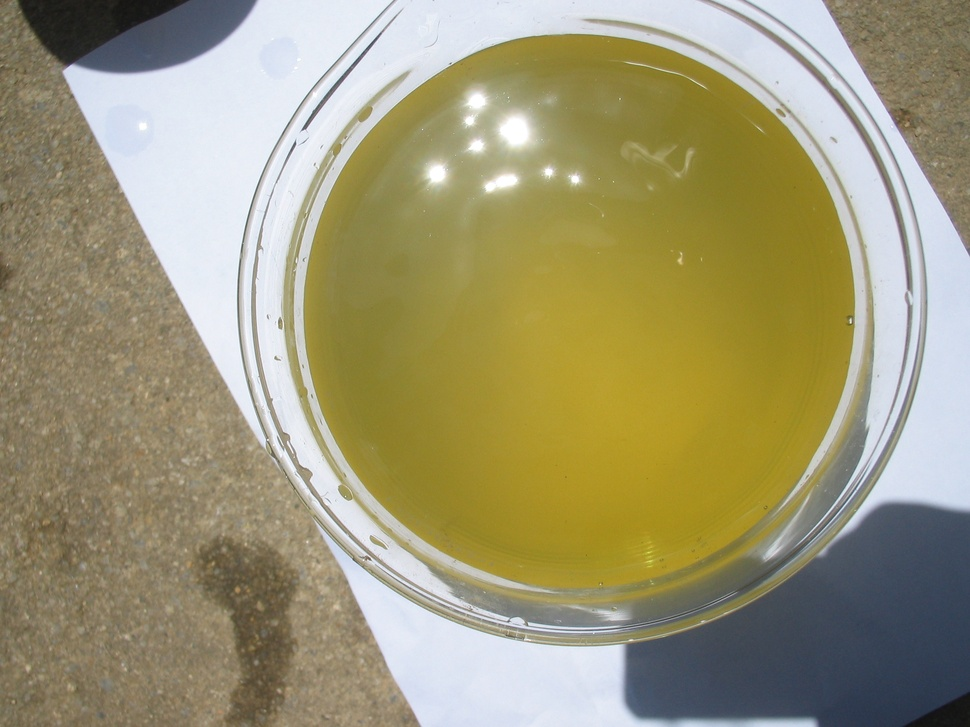
#> input picture chapter9/demo/data/images/1_10.jpg, 970 x 727 px, shrunk from 2272 x 1704 before the run, found by its file name; its folder holds only this picture in this run
$ python 1-dataPreprocessing.py
#> lines starting #> are read from the running program, lines starting #| are printed output that depends on the picture; after the words box and inside, x2 and y2 are one past the last pixel; in counts of white or black regions, pixels touching at a corner belong together
#!/usr/bin/env python
# -*- encoding: utf-8 -*-

# @Author  :  Hou

# 此小节是进行数据预处理
# step1 图像切割
# step2 特征提取: 常用直方图法、颜色矩，此代码用的是颜色矩方法
from __future__ import division
from PIL import Image
import cv2
import numpy as np
import os
from pandas import DataFrame
import pandas as pd

# 获取当前工作目录及子目录下所有图片文件的绝对路径，包含其所有子文件夹中的图片
def getimgdir(imgfilename):
    imgdirs = []
    imgTypes = [".png", ".jpg", ".bmp"]
    if imgfilename:
        presentfiles = imgfilename
    else:
        presentfiles = os.getcwd()  # 获得当前工作目录

    for root, dirs, files in os.walk("."):
        r = root[2:]
        for afile in files:
            if r != '':
                ffile = presentfiles + "\\" + r + "\\" + afile
            else:
                ffile = presentfiles + "\\" + afile

            if ffile[ffile.rindex("."):].lower() in imgTypes:
                imgdirs.append(ffile)
    return imgdirs

# 获取当前工作目录及子目录下所有图片文件的绝对路径 # 不包含下层文件夹中的图片
def getimgdir_designed(imgfilename):
#> called with imgfilename = '../data/images'
    if os.path.exists(imgfilename)== False:# 若指定的文件夹不存在，则提示！
        print('你设定的指定文件夹不存在！')
        return None
    imgdirs = []
    category = []
    number = []
    imgTypes = [".png", ".jpg", ".bmp"]
    presentfiles = imgfilename#获得当前工作目录
    recursion = 0  # 控制递归深度，只递归当前目录
    for root, dirs, files in os.walk(presentfiles):
        for afile in files:
            print('afile：', afile)
            ffile = presentfiles + "\\" + afile
            aaa = afile.split('_')
            category.append(aaa[0])
            number.append(aaa[1].split('.')[0])
            print('leibie=',category)
            print('number=', number)
            if ffile[ffile.rindex("."):].lower() in imgTypes:
                imgdirs.append(ffile)
        if (not recursion):
            break
    return imgdirs, category, number

'''将图片切割成（2*halfw）*（2*halfh）像素的文件，并返回切割后的文件的绝对路径
src是待切割的文件的绝对路径，halfw是切割后图片的宽度的一半,
halfh是切割后图片的长度的一半，dstpath是切割后图片的保存路径
注意：在切割图片时，要先确保要处理的图片中央位置是有效图片，若不是，则需要进行图片处理'''
def splitimage(src, halfw, halfh, dstpath):
#> called with src = '../data/images\\1_10.jpg', halfw = 50, halfh = 50, dstpath = '../data/pic_cut'
    img = Image.open(src)
#> img is the input picture: PIL image 970x727 RGB; mean R, G, B 157.5, 151, 117.1
    w, h = img.size
#> w = 970; h = 727

    s = os.path.split(src)
    if dstpath == '':
        dstpath = s[0]
    fn = s[1].split('.')
    basename = fn[0]
    ext = fn[-1]

    box = (h // 2 - halfh, w // 2 - halfw, h // 2 + halfh, w // 2 + halfw)
#> box = (313, 435, 413, 535)
    pic_cut_name = os.path.join(dstpath, basename + '_cut' + '.' + ext)
    img.crop(box).save(pic_cut_name)
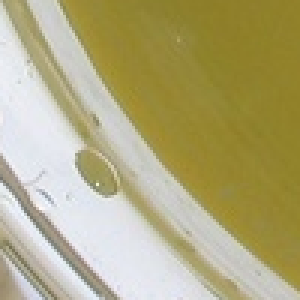
#> saved as 1_10_cut.jpg: PIL image 100x100 RGB (shown 3 times larger); mean R, G, B 177.6, 170.1, 126.2
    return pic_cut_name

# 颜色矩方式进行特征提取
def color_moments(filename):

#> called with filename = '../data/pic_cut/images\\1_10_cut.jpg'
    img = cv2.imread(filename)
#> img: shape (100, 100, 3)
    if img is None:
        return
    # Convert BGR to HSV colorspace
    hsv = cv2.cvtColor(img, cv2.COLOR_BGR2HSV)
#> hsv: shape (100, 100, 3); mean H, S, V 43.4, 90.7, 179.5
    # Split the channels - h,s,v
    h, s, v = cv2.split(hsv)
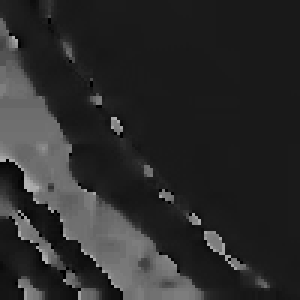
#> h: shape (100, 100) (shown 3 times larger); min 0, max 177, mean 43.4
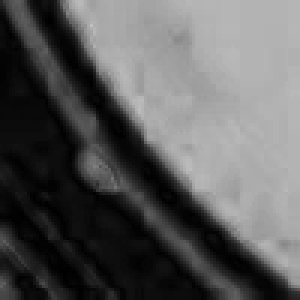
#> s: shape (100, 100) (shown 3 times larger); min 0, max 193, mean 90.7
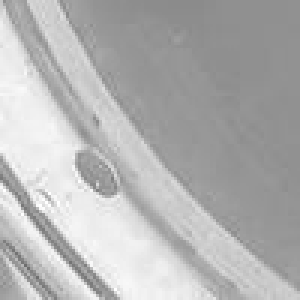
#> v: shape (100, 100) (shown 3 times larger); min 109, max 255, mean 179.5
    # 初始化颜色特征
    color_feature = []

    # 一阶中心矩求解 sum(x)/N = mean  ---均值
    h_mean = np.mean(h)  # np.sum(h)/float(N)
#> h_mean = 43.35
    s_mean = np.mean(s)  # np.sum(s)/float(N)
#> s_mean = 90.65
    v_mean = np.mean(v)  # np.sum(v)/float(N)
#> v_mean = 179.5
    color_feature.extend([h_mean, s_mean, v_mean])
    # 二阶中心矩求解 (sum(x-mean)/N)**(1/2) = std ---方差
    h_std = np.std(h)  # np.sqrt(np.mean(abs(h - h.mean())**2))
#> h_std = 36.03
    s_std = np.std(s)  # np.sqrt(np.mean(abs(s - s.mean())**2))
#> s_std = 73.86
    v_std = np.std(v)  # np.sqrt(np.mean(abs(v - v.mean())**2))
#> v_std = 35.81
    color_feature.extend([h_std, s_std, v_std])
    # 三阶中心矩求解 ((sum(x-mean))**(1/3)/N)**(1/3)
    h_skewness = np.mean((h - h.mean())**3)
#> h_skewness = 75315.7
    s_skewness = np.mean((s - s.mean())**3)
#> s_skewness = 27947.5
    v_skewness = np.mean((v - v.mean())**3)
#> v_skewness = 25130.1
    h_thirdMoment = abs(h_skewness)**(1./3) * (-1 if h_skewness < 0 else 1)
#> h_thirdMoment = 42.23
    s_thirdMoment = abs(s_skewness)**(1./3) * (-1 if s_skewness < 0 else 1)
#> s_thirdMoment = 30.35
    v_thirdMoment = abs(v_skewness)**(1./3) * (-1 if v_skewness < 0 else 1)
#> v_thirdMoment = 29.29
    color_feature.extend([h_thirdMoment, s_thirdMoment, v_thirdMoment])

    return color_feature

# 输出图片输出目录
def saveimg(dstpath):
    # if not dstpath or dstpath .isspace()
    if (os.path.exists(dstpath) == False) and  dstpath != '': # 若输入的路径不存在，则创建该目录
        os.makedirs(dstpath)  # 创建目标文件夹
    if dstpath == '': #不输入路径(直接回车）则表示使用源图片所在目录
        dstpath = os.getcwd()
    return dstpath

if __name__ == '__main__':
    # 待切割的图片所在的目录（多个图片所在的目录，是个列表格式）【分别求出不同类别的数据对应的特征值】
    doc = '../data/images'

    # 获取图片路径：根据需求是否需要包含子文件夹中的图片文件（若需要，使用方式1，否则，使用方式2）
    # waitcut = getimgdir(doc) #注意：方式1、获取的当前工作目录下的所有图片文件(包含所有子文件夹的图片）
    waitcut, category, number = getimgdir_designed(doc)#注意：方式2、获取指定目录下的图片文件(不包含子文件夹的图片，仅当前文件夹）

    # 输入图片输出路径（若不存在，则新建目录）
    pic = '../data/pic_cut'
    # dstpath = saveimg(input('请输入图片输出目录：')) # 例如，输入：D:\PycharmProjects\readwriteFiles\img_cut_pix\pic_cut
    dstpath = saveimg(pic)
    resultlist = [[]] # 创建空列表用于存储切割后的文件的路径名
    while True:
        try:
            # halfh = input('请输入切割后图片高的一半(数值）：') # 设定输入为50
            # halfw = input('请输入切割后图片宽的一半（数值）：') # 设定输入为50
            halfh = 50
            halfw = 50
            print('正在批处理切割图片...')
            for i in waitcut:#所有图片文件路径
                filename = splitimage(i, halfh, halfw, dstpath)
                impix = color_moments(filename)
#> impix = [43.35, 90.65, 179.5, 36.03, 73.86, 35.81, 42.23, 30.35, 29.29]
                resultlist.append(impix)
            print('图片切割完成！')
        except Exception:# 此处异常包括 (1) 输入的是非数值型（2）输入的数值是非正数 ！注意：如果数值过大，不影响切割，会超出原图
            print(Exception)
        else:
            break
    del resultlist[0]
    columnsname= ['R通道一阶矩','G通道一阶矩','B通道一阶矩','R通道二阶矩','G通道二阶矩','B通道二阶矩',\
                  'R通道三阶矩','G通道三阶矩','B通道三阶矩',]
    df =  DataFrame(resultlist,columns=columnsname)
#> df = table of 1 rows and 9 columns
    df.insert(0, '水质类别', category)
    df.insert(1, '序号', number)
    df.to_csv('../data/type.csv',encoding='gbk',index=False)

    print(df)
#> (printed output is left out)

$ run again, on chapter9/demo/data/images/1_18.jpg
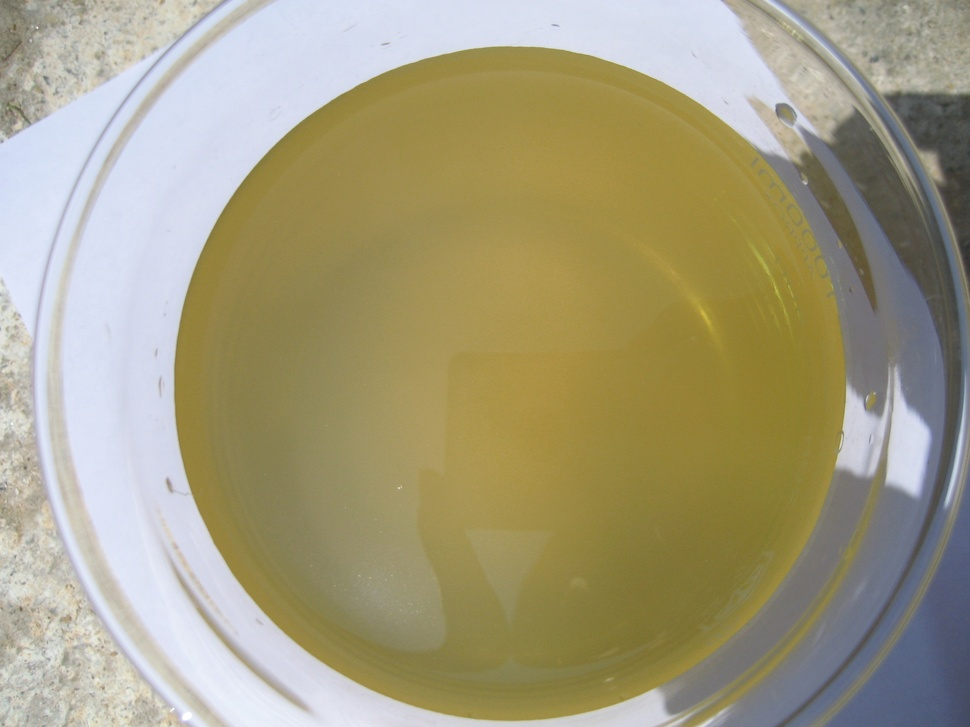
#> input picture chapter9/demo/data/images/1_18.jpg, 970 x 727 px, shrunk from 2816 x 2112 before the run, found by its file name
#> in splitimage, img is the input picture: PIL image 970x727 RGB; mean R, G, B 163.4, 156.5, 126.5
#> img: shape (100, 100, 3)
#> hsv: shape (100, 100, 3); mean H, S, V 24.9, 89.4, 155.1
#> in color_moments, `h, s, v = cv2.split(hsv)`:
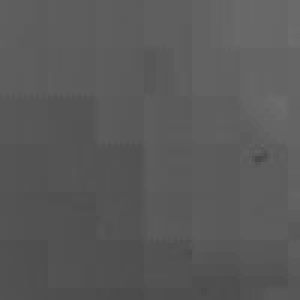
#> s: shape (100, 100) (shown 3 times larger); min 73, max 108, mean 89.4
#> in color_moments, `h, s, v = cv2.split(hsv)`:
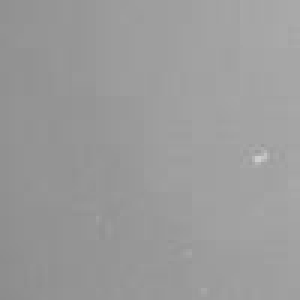
#> v: shape (100, 100) (shown 3 times larger); min 140, max 206, mean 155.1
#> h_mean = 24.88
#> s_mean = 89.35
#> v_mean = 155.1
#> h_std = 0.894
#> s_std = 6.86
#> v_std = 6.81
#> h_skewness = -0.0953
#> s_skewness = 78.67
#> v_skewness = 84.99
#> h_thirdMoment = -0.457
#> s_thirdMoment = 4.28
#> v_thirdMoment = 4.4
#> impix = [24.88, 89.35, 155.1, 0.894, 6.86, 6.81, -0.457, 4.28, 4.4]
#> df = table of 1 rows and 9 columns
#> (printed output is left out)

$ run again, on chapter9/demo/data/images/1_22.jpg
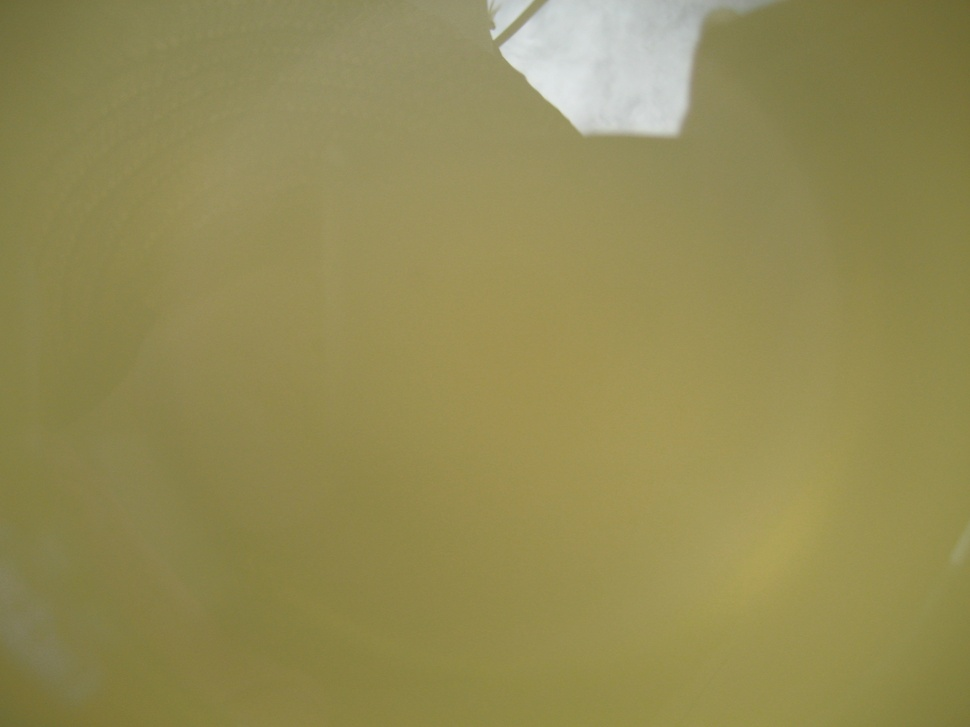
#> input picture chapter9/demo/data/images/1_22.jpg, 970 x 727 px, shrunk from 2816 x 2112 before the run, found by its file name
#> in splitimage, img is the input picture: PIL image 970x727 RGB; mean R, G, B 146.7, 138.6, 83.9
#> img: shape (100, 100, 3)
#> hsv: shape (100, 100, 3); mean H, S, V 25.7, 122.7, 144.4
#> in color_moments, `h, s, v = cv2.split(hsv)`:
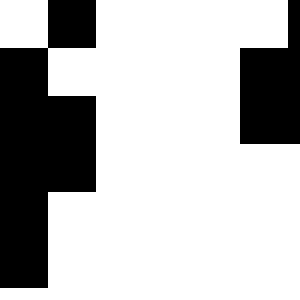
#> h: shape (100, 100) (shown 3 times larger); values 25 (black) and 26 (white), 72.5% white; 2 black regions, box (x1, y1, x2, y2) and area: (0, 0, 32, 96) 2048, (80, 0, 100, 48) 704
#> in color_moments, `h, s, v = cv2.split(hsv)`:
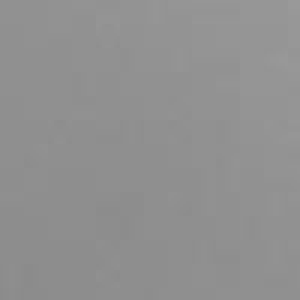
#> v: shape (100, 100) (shown 3 times larger); min 139, max 153, mean 144.4
#> h_mean = 25.72
#> s_mean = 122.7
#> v_mean = 144.4
#> h_std = 0.447
#> s_std = 2.82
#> v_std = 2.46
#> h_skewness = -0.0897
#> s_skewness = 2.13
#> v_skewness = 8.88
#> h_thirdMoment = -0.448
#> s_thirdMoment = 1.29
#> v_thirdMoment = 2.07
#> impix = [25.72, 122.7, 144.4, 0.447, 2.82, 2.46, -0.448, 1.29, 2.07]
#> df = table of 1 rows and 9 columns
#> (printed output is left out)

$ run again, on chapter9/demo/data/images/1_23.jpg
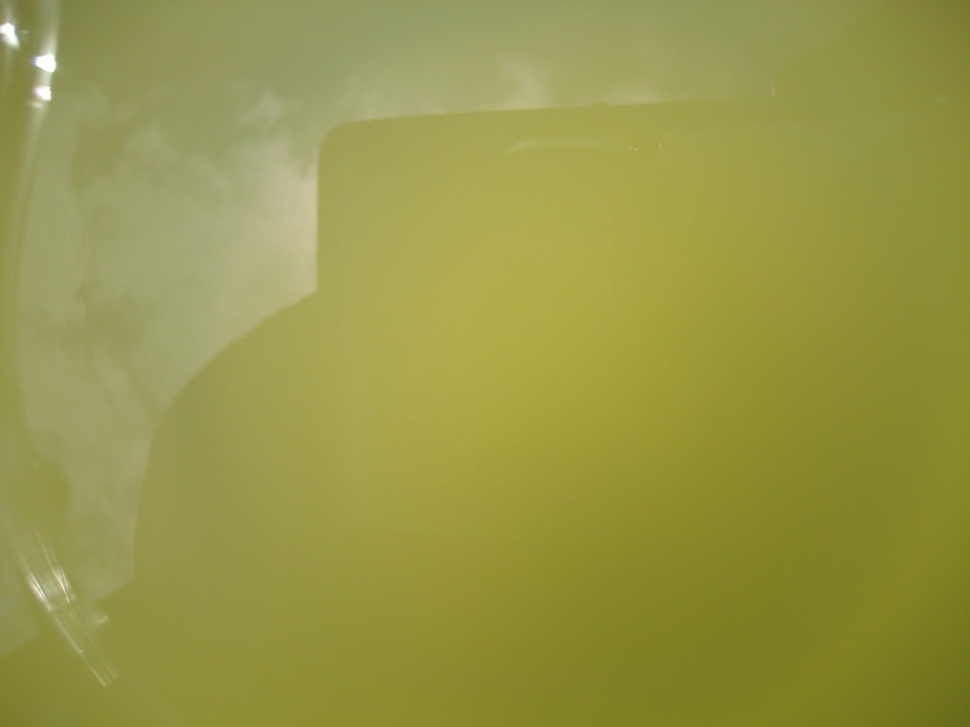
#> input picture chapter9/demo/data/images/1_23.jpg, 970 x 727 px, shrunk from 2816 x 2112 before the run, found by its file name
#> in splitimage, img is the input picture: PIL image 970x727 RGB; mean R, G, B 151.6, 150.8, 71.3
#> img: shape (100, 100, 3)
#> hsv: shape (100, 100, 3); mean H, S, V 28.3, 142.7, 163.6
#> in color_moments, `h, s, v = cv2.split(hsv)`:
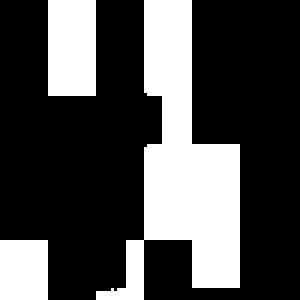
#> h: shape (100, 100) (shown 3 times larger); values 28 (black) and 29 (white), 29.4% white; 3 white regions, box (x1, y1, x2, y2) and area: (32, 0, 80, 100) 2104, (16, 0, 32, 32) 512, (0, 80, 16, 100) 320
#> in color_moments, `h, s, v = cv2.split(hsv)`:
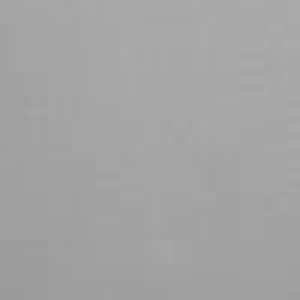
#> v: shape (100, 100) (shown 3 times larger); min 155, max 171, mean 163.6
#> h_mean = 28.29
#> s_mean = 142.7
#> v_mean = 163.6
#> h_std = 0.455
#> s_std = 4.34
#> v_std = 3.27
#> h_skewness = 0.0856
#> s_skewness = 28.7
#> v_skewness = -7.32
#> h_thirdMoment = 0.441
#> s_thirdMoment = 3.06
#> v_thirdMoment = -1.94
#> impix = [28.29, 142.7, 163.6, 0.455, 4.34, 3.27, 0.441, 3.06, -1.94]
#> df = table of 1 rows and 9 columns
#> (printed output is left out)

$ run again, on chapter9/demo/data/images/1_14.jpg
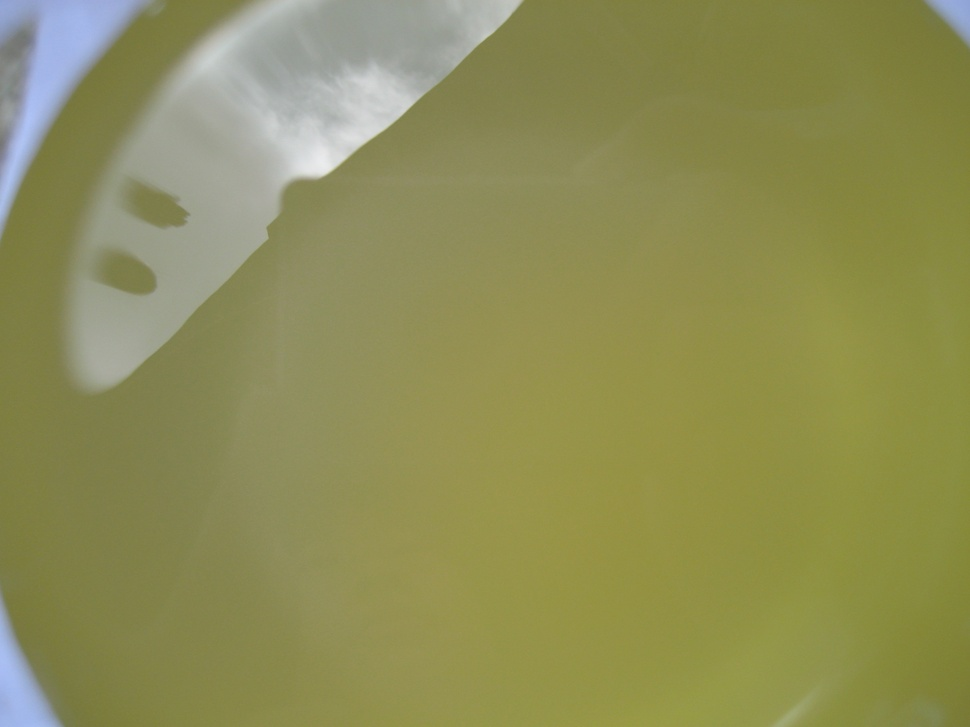
#> input picture chapter9/demo/data/images/1_14.jpg, 970 x 727 px, shrunk from 2816 x 2112 before the run, found by its file name
#> in splitimage, img is the input picture: PIL image 970x727 RGB; mean R, G, B 141.9, 141.9, 86.3
#> img: shape (100, 100, 3)
#> hsv: shape (100, 100, 3); mean H, S, V 28.3, 106.1, 147
#> in color_moments, `h, s, v = cv2.split(hsv)`:
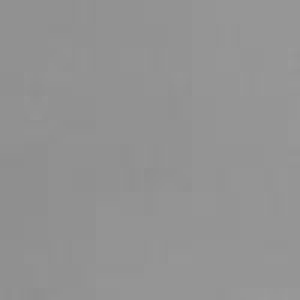
#> v: shape (100, 100) (shown 3 times larger); min 142, max 153, mean 147
#> h_mean = 28.31
#> s_mean = 106.1
#> v_mean = 147
#> h_std = 0.464
#> s_std = 6.62
#> v_std = 2.07
#> h_skewness = 0.0793
#> s_skewness = -38.48
#> v_skewness = -0.888
#> h_thirdMoment = 0.43
#> s_thirdMoment = -3.38
#> v_thirdMoment = -0.961
#> impix = [28.31, 106.1, 147, 0.464, 6.62, 2.07, 0.43, -3.38, -0.961]
#> df = table of 1 rows and 9 columns
#> (printed output is left out)
